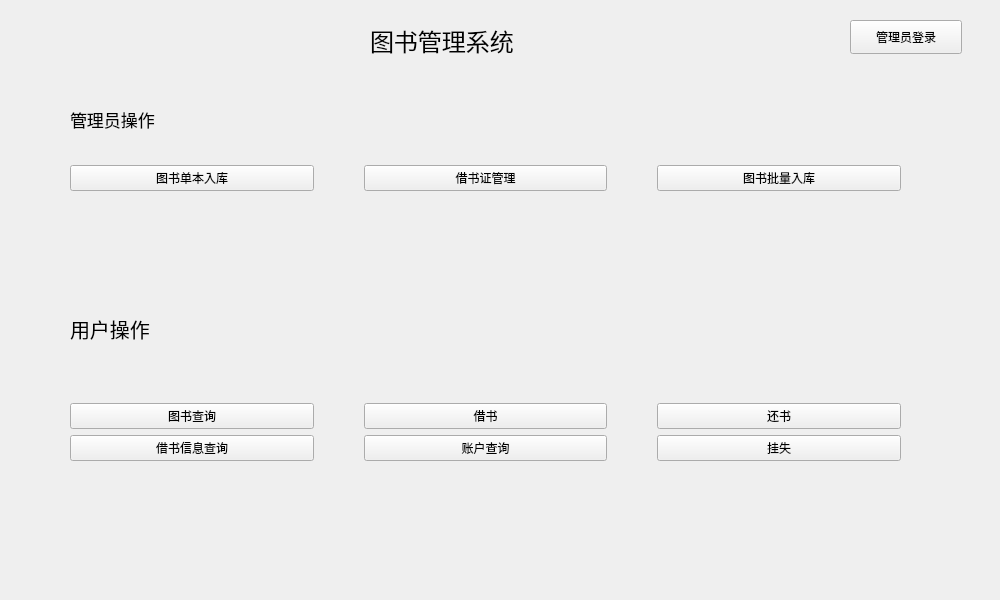
<?xml version="1.0" encoding="UTF-8"?>
<ui version="4.0">
 <class>homepage</class>
 <widget class="QWidget" name="homepage">
  <property name="geometry">
   <rect>
    <x>0</x>
    <y>0</y>
    <width>1000</width>
    <height>600</height>
   </rect>
  </property>
  <property name="windowTitle">
   <string>Form</string>
  </property>
  <widget class="QWidget" name="verticalLayoutWidget">
   <property name="geometry">
    <rect>
     <x>70</x>
     <y>80</y>
     <width>831</width>
     <height>111</height>
    </rect>
   </property>
   <layout class="QVBoxLayout" name="verticalLayout1" stretch="2,2">
    <item>
     <widget class="QLabel" name="admin_op">
      <property name="font">
       <font>
        <family>微软雅黑</family>
        <pointsize>13</pointsize>
       </font>
      </property>
      <property name="text">
       <string>管理员操作</string>
      </property>
     </widget>
    </item>
    <item>
     <layout class="QHBoxLayout" name="horizontalLayout1_1">
      <property name="spacing">
       <number>50</number>
      </property>
      <property name="rightMargin">
       <number>0</number>
      </property>
      <item>
       <widget class="QPushButton" name="one_book_in_btn">
        <property name="text">
         <string>图书单本入库</string>
        </property>
       </widget>
      </item>
      <item>
       <widget class="QPushButton" name="card_manage_btn">
        <property name="text">
         <string>借书证管理</string>
        </property>
       </widget>
      </item>
      <item>
       <widget class="QPushButton" name="all_book_in_btn">
        <property name="text">
         <string>图书批量入库</string>
        </property>
       </widget>
      </item>
     </layout>
    </item>
   </layout>
  </widget>
  <widget class="QWidget" name="verticalLayoutWidget_2">
   <property name="geometry">
    <rect>
     <x>70</x>
     <y>260</y>
     <width>831</width>
     <height>201</height>
    </rect>
   </property>
   <layout class="QVBoxLayout" name="verticalLayout2">
    <item>
     <widget class="QLabel" name="user_op">
      <property name="font">
       <font>
        <family>微软雅黑</family>
        <pointsize>15</pointsize>
       </font>
      </property>
      <property name="text">
       <string>用户操作</string>
      </property>
     </widget>
    </item>
    <item>
     <layout class="QHBoxLayout" name="horizontalLayout2_2">
      <property name="spacing">
       <number>50</number>
      </property>
      <item>
       <widget class="QPushButton" name="book_search_btn">
        <property name="text">
         <string>图书查询</string>
        </property>
       </widget>
      </item>
      <item>
       <widget class="QPushButton" name="lend_ben">
        <property name="text">
         <string>借书</string>
        </property>
       </widget>
      </item>
      <item>
       <widget class="QPushButton" name="return_btn">
        <property name="text">
         <string>还书</string>
        </property>
       </widget>
      </item>
     </layout>
    </item>
    <item>
     <layout class="QHBoxLayout" name="horizontalLayout2_1">
      <property name="spacing">
       <number>50</number>
      </property>
      <item>
       <widget class="QPushButton" name="log_search_btn">
        <property name="text">
         <string>借书信息查询</string>
        </property>
       </widget>
      </item>
      <item>
       <widget class="QPushButton" name="account_query_btn">
        <property name="text">
         <string>账户查询</string>
        </property>
       </widget>
      </item>
      <item>
       <widget class="QPushButton" name="lose_btn">
        <property name="text">
         <string>挂失</string>
        </property>
       </widget>
      </item>
     </layout>
    </item>
   </layout>
  </widget>
  <widget class="QPushButton" name="login">
   <property name="geometry">
    <rect>
     <x>850</x>
     <y>20</y>
     <width>112</width>
     <height>34</height>
    </rect>
   </property>
   <property name="text">
    <string>管理员登录</string>
   </property>
  </widget>
  <widget class="QLabel" name="maxlabel">
   <property name="geometry">
    <rect>
     <x>370</x>
     <y>20</y>
     <width>231</width>
     <height>41</height>
    </rect>
   </property>
   <property name="font">
    <font>
     <family>幼圆</family>
     <pointsize>18</pointsize>
    </font>
   </property>
   <property name="text">
    <string>图书管理系统</string>
   </property>
  </widget>
 </widget>
 <resources/>
 <connections/>
</ui>
